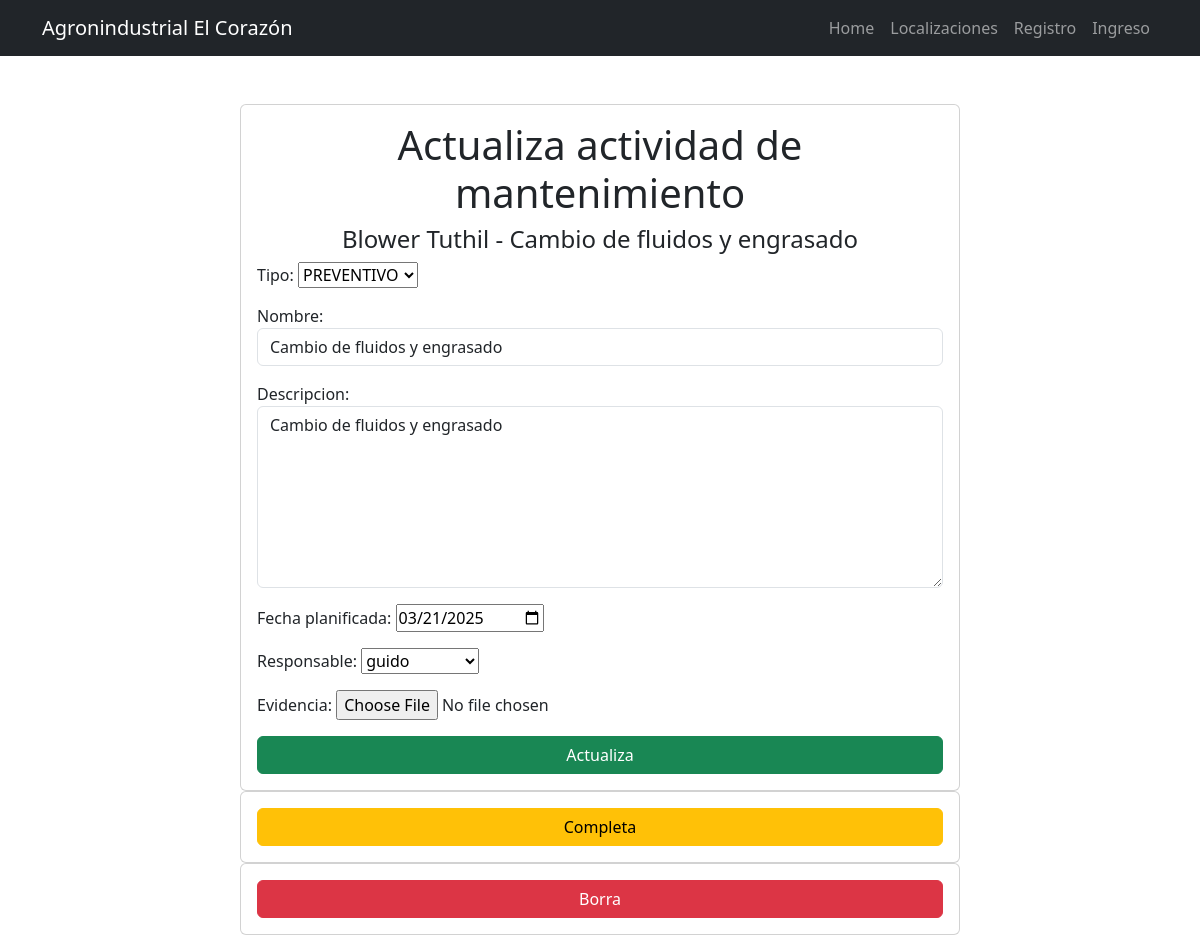
/mantenimiento/34/detalle, run on the app's committed database.
### activos/models.py (models this page shows, shortened)
class mantenimientos(models.Model):
    def inner(instance,filename):
        ext = filename.split('.')[-1].lower()
        if instance.pk:
            filename = '{}.{}'.format(instance.nombre, ext)
        else:
            filename = ''.join(['content', instance.user.username, filename])
        return os.path.join("mantenimientos_maquinas", filename)
    tipo_servicio = [
        ("PRE","PREVENTIVO"),
        ("CORR","CORRECTIVO"),
        ("DIC","PREDICTIVO")
    ]
    maquina=models.ForeignKey(Maquina,on_delete=models.CASCADE)
    tipo=models.CharField(max_length=5,choices=tipo_servicio)
    nombre=models.CharField(max_length=200)
    descripcion=models.TextField()
    fecha_planificada=models.DateField()
    fecha_ejecutada=models.DateField(null=True,blank=True)
    responsable=models.ForeignKey(User,on_delete=models.CASCADE)
    evidencia=models.FileField(upload_to=inner,null=True,blank=True)
    def __str__(self):
        return str(self.maquina.nombre) +' - '+self.nombre

class Maquina(models.Model):
    def wrapper(instance, filename):
        ext = filename.split(".")[-1].lower()
        if ext not in ["jpg", "png", "gif", "jpeg"]:
            raise ValidationError(f"invalid image extension: {filename}")
        if instance.pk:
            filename = '{}.{}'.format(instance.nombre, ext)
        else:
            filename = '{}.{}'.format(uuid4().hex, ext)
        return os.path.join("images_maquinas", filename)
    def inner(instance,filename):
        ext = filename.split('.')[-1].lower()
        if instance.pk:
            filename = '{}.{}'.format(instance.nombre, ext)
        else:
            filename = '{}.{}'.format(uuid4().hex, ext)
        return os.path.join("archivos_maquinas", filename)
    estado_operativo = [
        ("ON","EN OPERACIÓN"),
        ("BK","EN RESERVA/MANTENIMIENTO"),
        ("OFF","FUERA DE OPERACIÓN PERMANENTE")
    ]
    area=models.ForeignKey(SubArea,on_delete=models.CASCADE)                   #relación muchos a uno
    codigo=models.CharField(max_length=15)                                  #campo que guarda el código de la máquina
    nombre=models.CharField(max_length=100)                                 #campo guarda nombre máquina
    descripción=models.TextField()                                          #campo para escribir texto
    disponibilidad=models.CharField(max_length=3,choices=estado_operativo)  #se escoge una opción de la lista de choices
    fecha_instalación = models.DateField()                                  #campo que guarda fecha de instalación máquina
    fecha_updated=models.DateField(auto_now=True)                           #campo para guardar la fecha en cada modificación
    foto=models.ImageField(upload_to=wrapper,null=True,blank=True)     #null=True indica que admite valores nulos
    link=models.FileField(upload_to=inner,null=True,blank=True)

### activos/views.py (the view, shortened to what this page needs)
# urls.py: path('mantenimiento/<int:id>/detalle',views.detalle_mantenimiento,name="detalle_mantenimiento"),
def detalle_mantenimiento(request,id):
        if request.method == 'GET':
            mantenimiento=get_object_or_404(mantenimientos,pk=id)
            form=DetalleMantenimiento(instance=mantenimiento)
            return render(request,'mantenimientos/detalle_mantenimiento.html',{
            'mantenimiento':mantenimiento,
            'form':form})

### activos/forms.py
class DetalleMantenimiento(ModelForm):
    class Meta:
        model=mantenimientos
        fields=['tipo','nombre','descripcion','fecha_planificada','responsable','evidencia']
        widgets={
            'nombre':forms.TextInput(attrs={'class':'form-control','placeholder':'Ingrese nombre actividad'}),
            'descripcion':forms.Textarea(attrs={'class':'form-control','rows':'7'}),
            'fecha_planificada':forms.widgets.DateInput(attrs={'type':'date'})
        }

### activos/templates/mantenimientos/detalle_mantenimiento.html (shortened to what this page needs)
{% extends 'base.html' %}
{% block content %}
    <main class="container">
        <div class="row">
            <section class="col-md-8 offset-md-2 mt-5 ">
                <form method="POST" enctype="multipart/form-data" class="card card-body">
                    <h1 class="text-center">Actualiza actividad de mantenimiento</h1>
                    <h4 class="text-center">{{mantenimiento}}</h4>
                    {{form.as_p}}
                    <button type="submit" class="btn btn-success">
                        Actualiza
                    </button>
                </form>
                <form action="{% url 'completa_mantenimiento' mantenimiento.id %}" class="card card-body" method="POST">
                    <button type="submit" class="btn btn-warning">
                        Completa
                    </button>
                </form>
                <form action="{% url 'borra_mantenimiento' mantenimiento.id %}" class="card card-body" method="POST">
                    <button type="submit" class="btn btn-danger">
                        Borra
                    </button>
                </form>
            </section>
        </div>
    </main>
{% endblock %}

### data on the page
mantenimientos: maquina+nombre "Blower Tuthil - Cambio de fluidos y engrasado", tipo "PREVENTIVO", nombre "Cambio de fluidos y engrasado", descripcion "Cambio de fluidos y engrasado", fecha_planificada "03/21/2025", responsable "guido"
